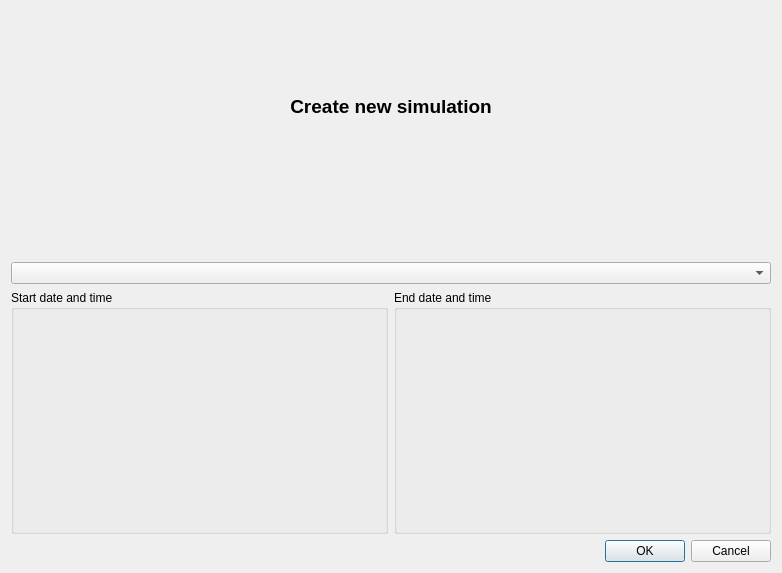
<?xml version="1.0" encoding="UTF-8"?>
<ui version="4.0">
 <class>wdgSimulationsAdd</class>
 <widget class="QWidget" name="wdgSimulationsAdd">
  <property name="geometry">
   <rect>
    <x>0</x>
    <y>0</y>
    <width>782</width>
    <height>573</height>
   </rect>
  </property>
  <property name="windowTitle">
   <string>Form</string>
  </property>
  <layout class="QHBoxLayout" name="horizontalLayout_5">
   <item>
    <layout class="QVBoxLayout" name="verticalLayout_2">
     <item>
      <layout class="QVBoxLayout" name="verticalLayout">
       <item>
        <widget class="QLabel" name="lblTitulo">
         <property name="font">
          <font>
           <pointsize>14</pointsize>
           <weight>75</weight>
           <bold>true</bold>
          </font>
         </property>
         <property name="text">
          <string>Create new simulation</string>
         </property>
         <property name="alignment">
          <set>Qt::AlignCenter</set>
         </property>
        </widget>
       </item>
       <item>
        <layout class="QHBoxLayout" name="horizontalLayout_4">
         <item>
          <spacer name="horizontalSpacer_2">
           <property name="orientation">
            <enum>Qt::Horizontal</enum>
           </property>
           <property name="sizeHint" stdset="0">
            <size>
             <width>40</width>
             <height>20</height>
            </size>
           </property>
          </spacer>
         </item>
         <item>
          <widget class="QLabel" name="lblPixmap">
           <property name="sizePolicy">
            <sizepolicy hsizetype="Fixed" vsizetype="Fixed">
             <horstretch>0</horstretch>
             <verstretch>0</verstretch>
            </sizepolicy>
           </property>
           <property name="minimumSize">
            <size>
             <width>48</width>
             <height>48</height>
            </size>
           </property>
           <property name="maximumSize">
            <size>
             <width>48</width>
             <height>48</height>
            </size>
           </property>
           <property name="pixmap">
            <pixmap resource="../images/xulpymoney.qrc">:/xulpymoney/replication.png</pixmap>
           </property>
           <property name="scaledContents">
            <bool>true</bool>
           </property>
           <property name="alignment">
            <set>Qt::AlignCenter</set>
           </property>
          </widget>
         </item>
         <item>
          <spacer name="horizontalSpacer">
           <property name="orientation">
            <enum>Qt::Horizontal</enum>
           </property>
           <property name="sizeHint" stdset="0">
            <size>
             <width>40</width>
             <height>20</height>
            </size>
           </property>
          </spacer>
         </item>
        </layout>
       </item>
      </layout>
     </item>
     <item>
      <widget class="QComboBox" name="cmbSimulationTypes">
       <property name="sizeAdjustPolicy">
        <enum>QComboBox::AdjustToContents</enum>
       </property>
      </widget>
     </item>
     <item>
      <layout class="QHBoxLayout" name="horizontalLayout_3">
       <item>
        <widget class="QGroupBox" name="groupBox">
         <property name="title">
          <string>Start date and time</string>
         </property>
         <layout class="QHBoxLayout" name="horizontalLayout">
          <item>
           <widget class="wdgDatetime" name="wdgStarting" native="true"/>
          </item>
         </layout>
        </widget>
       </item>
       <item>
        <widget class="QGroupBox" name="groupBox_2">
         <property name="title">
          <string>End date and time</string>
         </property>
         <layout class="QHBoxLayout" name="horizontalLayout_2">
          <item>
           <widget class="wdgDatetime" name="wdgEnding" native="true"/>
          </item>
         </layout>
        </widget>
       </item>
      </layout>
     </item>
     <item>
      <widget class="QDialogButtonBox" name="buttonbox">
       <property name="standardButtons">
        <set>QDialogButtonBox::Cancel|QDialogButtonBox::Ok</set>
       </property>
      </widget>
     </item>
    </layout>
   </item>
  </layout>
 </widget>
 <customwidgets>
  <customwidget>
   <class>wdgDatetime</class>
   <extends>QWidget</extends>
   <header location="global">wdgDatetime</header>
   <container>1</container>
  </customwidget>
 </customwidgets>
 <resources>
  <include location="../images/xulpymoney.qrc"/>
 </resources>
 <connections/>
</ui>
